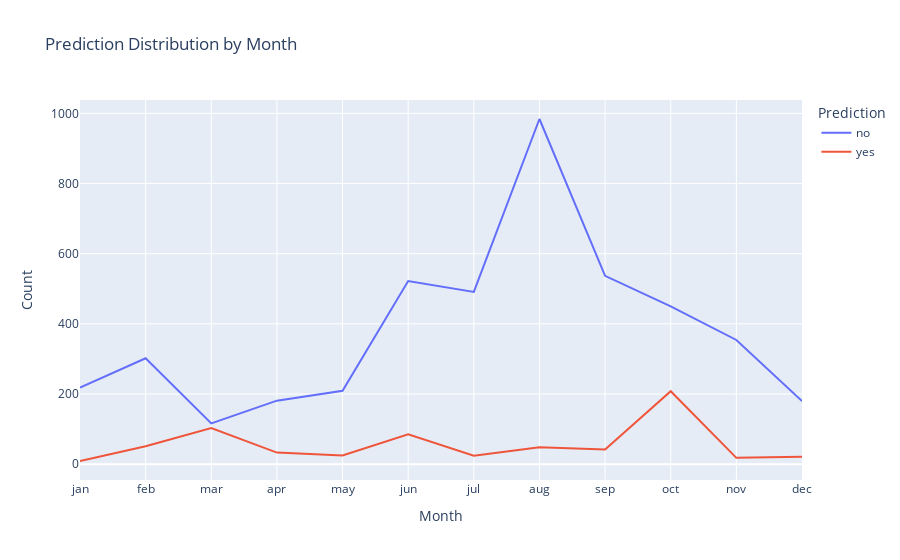

Here is the notebook cell this chart was saved with:
### Markdown cell above
## Time-Anal

### Code cell
monthly=df.groupby(['month','y']).size().unstack().reindex(
    ['jan','feb','mar','apr','may','jun','jul','aug','sep','oct','nov','dec'])

fig = px.line(monthly,
              color='y',
              title="Prediction Distribution by Month",
              labels={'month':'Month','value':'Count','y':'Prediction'})

fig.show()

### Figure 1 — Plotly figure (JSON) as saved in the notebook; plotly's stock layout.template omitted (floating-point values rounded to 4 significant figures)
{"data": [{"hovertemplate": "Prediction=no<br>Month=%{x}<br>Count=%{y}<extra></extra>", "legendgroup": "no", "line": {"color": "#636efa", "dash": "solid"}, "marker": {"symbol": "circle"}, "mode": "lines", "name": "no", "orientation": "v", "showlegend": true, "type": "scatter", "visible": true, "x": ["jan", "feb", "mar", "apr", "may", "jun", "jul", "aug", "sep", "oct", "nov", "dec"], "xaxis": "x", "y": [218, 302, 116, 181, 209, 522, 491, 984, 537, 450, 354, 180], "yaxis": "y"}, {"hovertemplate": "Prediction=yes<br>Month=%{x}<br>Count=%{y}<extra></extra>", "legendgroup": "yes", "line": {"color": "#EF553B", "dash": "solid"}, "marker": {"symbol": "circle"}, "mode": "lines", "name": "yes", "orientation": "v", "showlegend": true, "type": "scatter", "visible": true, "x": ["jan", "feb", "mar", "apr", "may", "jun", "jul", "aug", "sep", "oct", "nov", "dec"], "xaxis": "x", "y": [9, 51, 103, 33, 25, 85, 24, 48, 42, 208, 18, 21], "yaxis": "y"}], "layout": {"autosize": true, "legend": {"title": {"text": "Prediction"}, "tracegroupgap": 0}, "title": {"text": "Prediction Distribution by Month"}, "xaxis": {"anchor": "y", "autorange": true, "domain": [0, 1], "range": [0, 11], "title": {"text": "Month"}, "type": "category"}, "yaxis": {"anchor": "x", "autorange": true, "domain": [0, 1], "range": [-45.17, 1038.0], "title": {"text": "Count"}, "type": "linear"}}}
